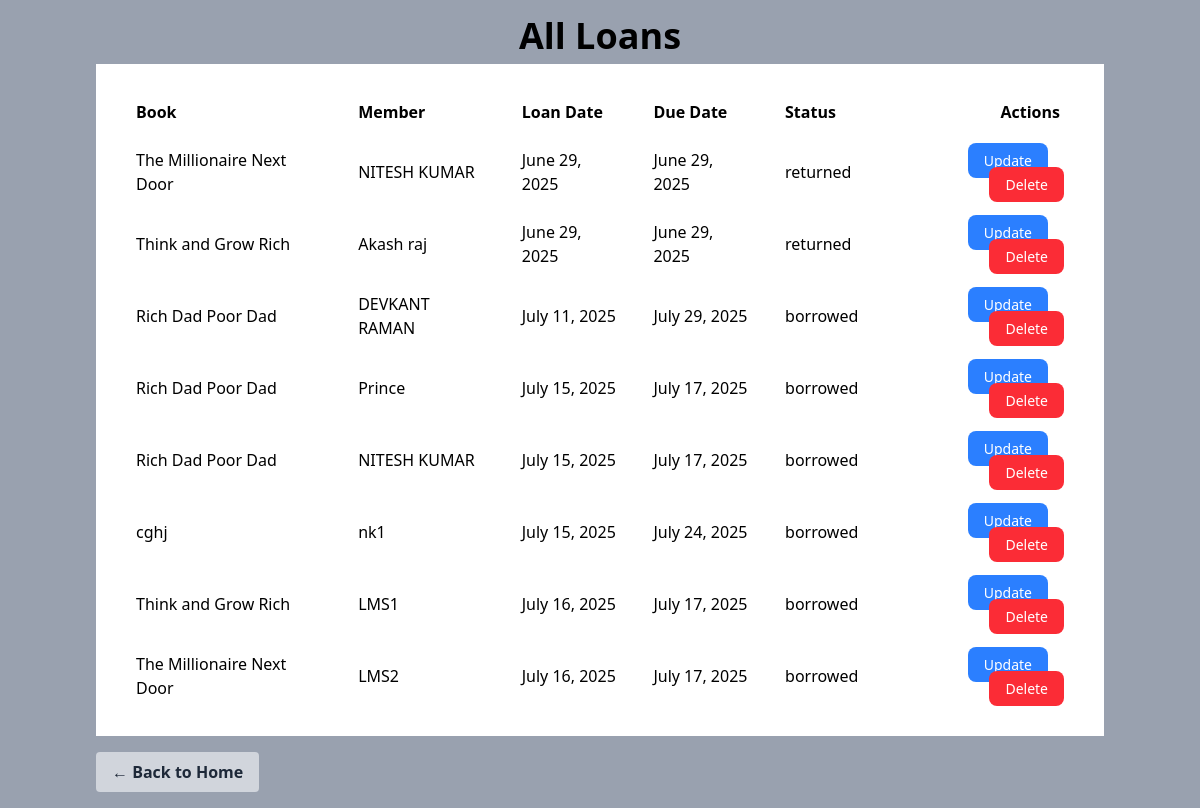
/loans/all/ (signed in), run on the app's committed database.
### Book_app/models.py (models this page shows, shortened)
class Loan(models.Model):
    STATUS_CHOICES = [("borrowed", "Borrowed"), ("returned", "Returned")]
    book        = models.ForeignKey(Book, on_delete=models.SET_NULL, null=True)
    member      = models.ForeignKey(Member, on_delete=models.SET_NULL, null=True)
    loan_date   = models.DateField(default=timezone.now)
    due_date    = models.DateField(max_length=10)
    return_date = models.DateField(default=timezone.now)
    status      = models.CharField(default="borrowed", max_length=10, choices=STATUS_CHOICES,)

class Book(models.Model):
    title  = models.CharField(max_length=250)
    author = models.CharField(max_length=250)
    category = models.CharField(max_length=150, blank=True, null=True)
    publication_year = models.CharField(max_length=4, blank=True, null=True)
    copies_total     = models.IntegerField(default=3)
    copies_available = models.IntegerField(default=3)

class Member(models.Model):
    user = models.OneToOneField(User, on_delete=models.CASCADE, null=True, blank=True)
    name    = models.CharField(max_length=200)
    email   = models.EmailField(unique=True)
    phone   = models.CharField(max_length=10,unique=True)

### Book_app/views.py (the view)
# urls.py: path('loans/all/', LoanFullList.as_view(), name='loan-full-list'),
class LoanFullList(AdminOnlyMixin, ListView):
    model = Loan
    template_name = "Book_app/loan_list.html"
    context_object_name = "loans"

### Book_app/views.py (called while the page is built)
    def test_func(self):
        return self.request.user.is_staff or self.request.user.is_superuser

### Book_app/templates/Book_app/loan_list.html (shortened to what this page needs)
{% load static %}
<!DOCTYPE html>
<html>
<head>
    <script src="https://cdn.jsdelivr.net/npm/@tailwindcss/browser@4"></script>
</head>
<body class="bg-gray-400 min-h-screen">
    <div class="container mx-auto px-2 py-4">
        <h1 class="text-4xl font-bold text-center text-gray-1000 mb-2">All Loans</h1>
        <div class="bg-white p-6">
            <table class="w-full table-auto">
                <thead>
                    <tr>
                        <th class="px-4 py-3 text-left">Book</th>
                        <th class="px-4 py-3 text-left">Member</th>
                        <th class="px-4 py-3 text-left">Loan Date</th>
                        <th class="px-4 py-3 text-left">Due Date</th>
                        <th class="px-4 py-3 text-left">Status</th>
                        <th class="px-5 py-3 text-right">Actions</th>
                    </tr>
                </thead>
                <tbody>
                    {% for loan in loans %}
                    <tr>
                        <td class="px-4 py-3">{{ loan.book.title }}</td>
                        <td class="px-4 py-3">{{ loan.member.name }}</td>
                        <td class="px-4 py-3">{{ loan.loan_date }}</td>
                        <td class="px-4 py-3">{{ loan.due_date }}</td>
                        <td class="px-4 py-3">{{ loan.status }}</td>
                        <td class="px-4 py-3 text-right space-x-4">
                            <a href="{% url 'loan-update' loan.pk %}" class="bg-blue-500 hover:bg-blue-600 text-white px-4 py-2 text-sm rounded-lg">Update</a>
                            <a href="{% url 'loan-delete' loan.pk %}" class="bg-red-500 hover:bg-red-600 text-white px-4 py-2 text-sm rounded-lg">Delete</a>
                        </td>
                    </tr>
                    {% empty %}
                    <tr><td colspan="6" class="px-4 py-8 text-center text-gray-500">No Loans Yet.</td></tr>
                    {% endfor %}
                </tbody>
            </table>
        </div>
        <a href="/" class="mt-4 inline-block bg-gray-300 hover:bg-gray-400 text-gray-800 font-bold py-2 px-4 rounded">← Back to Home</a>
    </div>
</body>
</html>

### data on the page
Loan: book "The Millionaire Next Door", member.name "NITESH KUMAR", loan_date "June 29, 2025", due_date "June 29, 2025", status "returned"
Loan: book "Think and Grow Rich", member.name "Akash raj", loan_date "June 29, 2025", due_date "June 29, 2025", status "returned"
Loan: book "Rich Dad Poor Dad", member.name "DEVKANT RAMAN", loan_date "July 11, 2025", due_date "July 29, 2025", status "borrowed"
Loan: book "Rich Dad Poor Dad", member.name "Prince", loan_date "July 15, 2025", due_date "July 17, 2025", status "borrowed"
Loan: book "Rich Dad Poor Dad", member.name "NITESH KUMAR", loan_date "July 15, 2025", due_date "July 17, 2025", status "borrowed"
Loan: book "cghj", member.name "nk1", loan_date "July 15, 2025", due_date "July 24, 2025", status "borrowed"
Loan: book "Think and Grow Rich", member.name "LMS1", loan_date "July 16, 2025", due_date "July 17, 2025", status "borrowed"
Loan: book "The Millionaire Next Door", member.name "LMS2", loan_date "July 16, 2025", due_date "July 17, 2025", status "borrowed"
